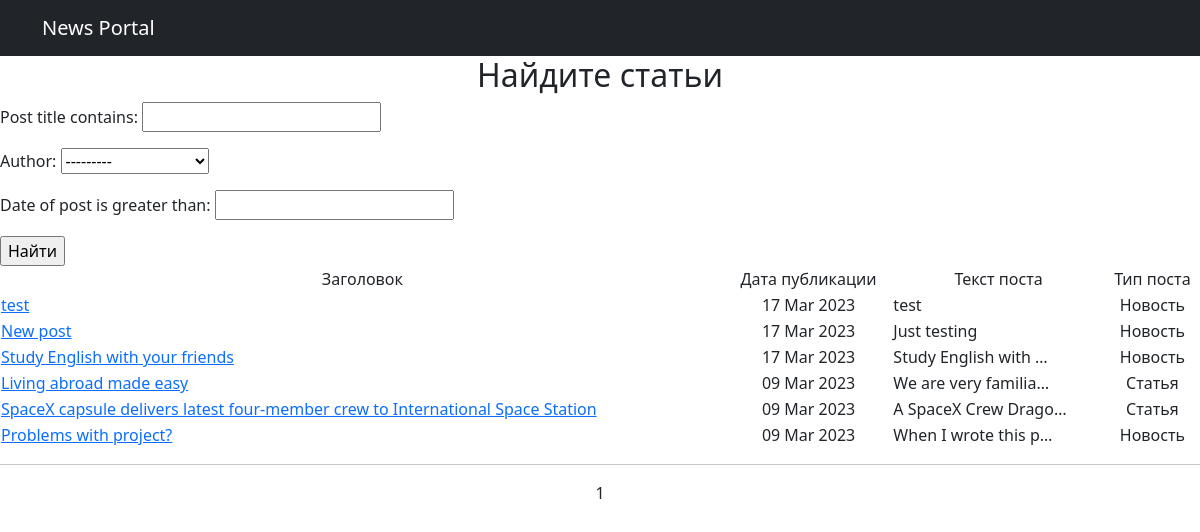
The app's page /news/search/ with its own data.
### news/models.py (models this page shows, shortened)
class Post(models.Model):
    NEWS = 'NE'
    ARTICLE = 'AR'
    TYPES = [(NEWS, 'Новость'), (ARTICLE, 'Статья')]
    author = models.ForeignKey(Author, on_delete=models.CASCADE)
    date_of_post = models.DateTimeField(auto_now_add=True)
    post_category = models.ManyToManyField(Category)
    type_post = models.CharField(max_length=2, choices=TYPES, default=NEWS)
    post_title = models.CharField(max_length=128)
    post_text = models.TextField()
    post_rating = models.IntegerField(default=0)

### news/views.py (the view)
# urls.py: path('search/', PostSearch.as_view(), name='post_search'),
class PostSearch(ListView):
    model = Post
    ordering = '-date_of_post'
    template_name = 'post_search.html'
    context_object_name = 'posts_search'
    paginate_by = 10
    def get_queryset(self):
        queryset = super().get_queryset()
        self.filterset = PostFilter(self.request.GET, queryset=queryset)
        return self.filterset.qs
    def get_context_data(self, **kwargs):
        context = super().get_context_data(**kwargs)
        context['filterset'] = self.filterset
        return context

### news/templatetags/my_filters.py (called while the page is built)
@register.filter()
def censore(value: str):
    words = value.split(' ')
    new_text = ''
    for i in range(len(words)):
        if words[i] in BAD_WORDS:
            words[i] = BAD_WORDS[words[i]]
            new_text += words[i]
            new_text += ' '
        else:
            new_text += words[i]
            new_text += ' '
    return new_text

### templates/post_search.html (shortened to what this page needs)
{% extends 'flatpages/default.html' %}
{% load  my_filters %}
{%  load custom_tags %}
{% block body %}
    <div style="text-align: center;">
        <h2>
            Найдите статьи
        </h2>
    </div>
    <form action="" method="get">
    {{ filterset.form.as_p }}
    <input type="submit" value="Найти" />
    </form>
        <div style="text-align: center;">
            <table width="100%">
                <tr>
                    <td align="center">Заголовок</td>
                    <td align="center">Дата публикации</td>
                    <td align="center">Текст поста</td>
                    <td align="center">Тип поста</td>
                </tr>
                {% for post in posts_search %}
                    <tr>
                        <td align="left"><a href={{ post.pk }}>{{ post.post_title|censore }}</a></td>
                        <td align="center">{{ post.date_of_post|date:'d M Y' }}</td>
                        <td align="left">{{ post.post_text|truncatechars:20|censore }}</td>
                        {% if post.type_post == 'AR' %}
                            <td>Статья</td>
                        {% else %}
                            <td>Новость</td>
                        {% endif %}
                    </tr>
                {% endfor %}
            </table>
        </div>
    <hr>
    <center>
    {{ page_obj.number }}
</center>
{% endblock body %}

### records on screen
Post: post_title|censore "test", date_of_post "17 Mar 2023", post_text|censore "test", type_post "Новость"
Post: post_title|censore "New post", date_of_post "17 Mar 2023", post_text|censore "Just testing", type_post "Новость"
Post: post_title|censore "Study English with your friends", date_of_post "17 Mar 2023", post_text|censore "Study English with …", type_post "Новость"
Post: post_title|censore "Living abroad made easy", date_of_post "09 Mar 2023", post_text|censore "We are very familia…", type_post "Статья"
Post: post_title|censore "SpaceX capsule delivers latest four-member crew to International Space Station", date_of_post "09 Mar 2023", post_text|censore "A SpaceX Crew Drago…", type_post "Статья"
Post: post_title|censore "Problems with project?", date_of_post "09 Mar 2023", post_text|censore "When I wrote this p…", type_post "Новость"

### other values on screen
{{ page_obj.number }} "1"
